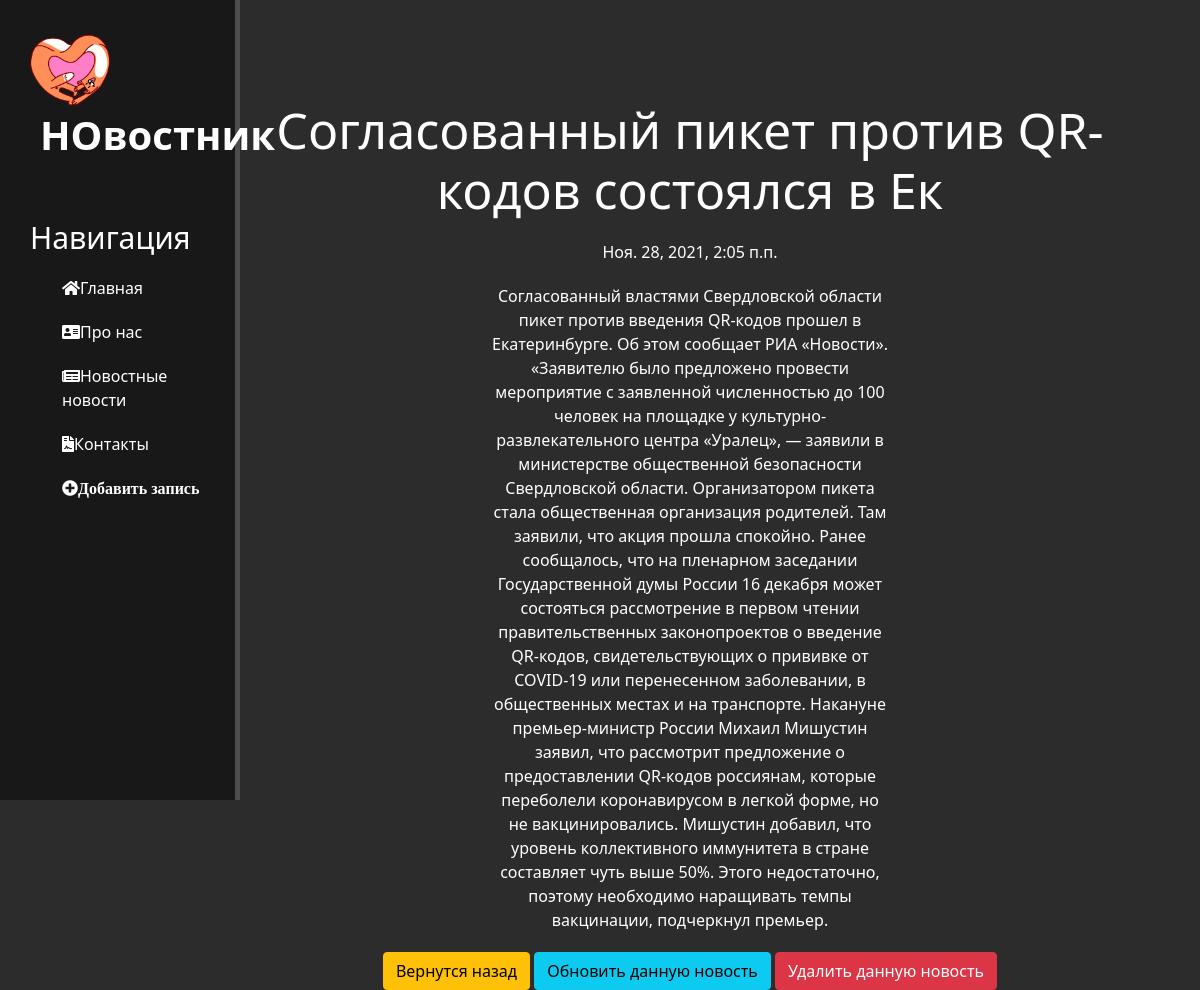
Screenshot of /news/53 with the database file from the repository.
### news/models.py (models this page shows, shortened)
class Articles(models.Model):
    title = models.CharField('Название', max_length=50, null=True)
    anons = models.CharField('Анонс', max_length=250, null=True)
    full_text = models.TextField('Статья', null=True)
    time = models.DateTimeField('Дата публикации', null=True)
    counter = 0
    class Meta:
        verbose_name = 'Новость'
        verbose_name_plural = 'Новости'

### news/views.py (the view, shortened to what this page needs)
# urls.py: path('<int:pk>', views.NewsDetailVeiw.as_view(), name='news-detail'),
class NewsDetailVeiw(DetailView):
    model = Articles
    template_name = 'news/details_view.html'
    context_object_name = 'article'

### news/templates/news/details_view.html (shortened to what this page needs)
{%extends 'main/layout.html'%}
{%block content%}
<div class="feauters">
    <h1>{{article.title}} </h1>
    <p>{{article.time}}</p>
    <p>{{article.full_text}}</p>
    <a href="{% url 'news_home'%}" class="btn btn-warning">
                    Вернутся назад
    </a>
    <a href="{%url 'news-update' article.id%}" class="btn btn-info">
                    Обновить  данную новость
            </a>
     <a href="{%url 'news-delete' article.id%}" class="btn btn-danger">
                    Удалить данную новость
            </a>
</div>
{% endblock %}

### main/static/main/css/main.css (style rules this page uses)
body { background: #2c2c2c; }
a { text-decoration: none; }
main .feauters { float: left; color: #ffffff; margin-top: 100px; text-align:center; width: 75%; }
main .feauters h1 { font-size: 50px }
main .feauters p { max-width: 400px;margin: 20px auto }

### rows the page displays
Articles: title "Согласованный пикет против QR-кодов состоялся в Ек", time "Ноя. 28, 2021, 2:05 п.п.", full_text "Согласованный властями Свердловской области пикет против введения QR-кодов прошел в Екатеринбурге. Об этом сообщает РИА «Новости». «Заявителю было предложено провести мероприятие с заявленной численностью до 100 человек на площадке у культурно-развлекательного центра «Уралец», — заявили в министерстве общественной безопасности Свердловской области. Организатором пикета стала общественная организация родителей. Там заявили, что акция прошла спокойно. Ранее сообщалось, что на пленарном заседании Государственной думы России 16 декабря может состояться рассмотрение в первом чтении правительственных законопроектов о введение QR-кодов, свидетельствующих о прививке от COVID-19 или перенесенном…"
